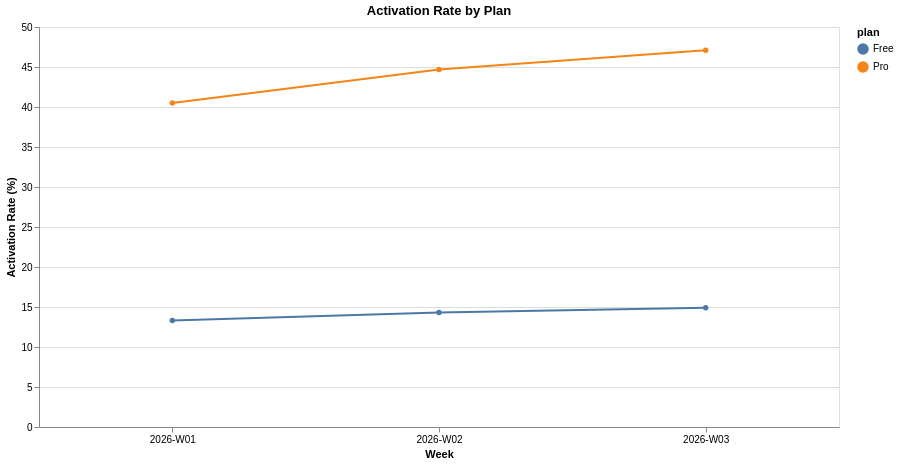

Vega-Lite specification stored for this chart:
### Vega-Lite specification from a JSON file in a GitHub repository (floating-point values rounded to 4 significant figures)
{"config": {"view": {"continuousWidth": 300, "continuousHeight": 300, "stroke": "#d9e2ec"}}, "data": {"name": "data-126740a285e29a448f6ff7f9b61c5c6f"}, "mark": {"type": "line", "point": true}, "encoding": {"color": {"field": "plan", "type": "nominal"}, "opacity": {"condition": {"param": "param_029f6f27ab98f4cc", "value": 1}, "value": 0.2}, "tooltip": [{"field": "week", "type": "nominal"}, {"field": "activation_rate", "type": "quantitative"}, {"field": "plan", "type": "nominal"}], "x": {"axis": {"labelAngle": 0}, "field": "week", "title": "Week", "type": "nominal"}, "y": {"field": "activation_rate", "title": "Activation Rate (%)", "type": "quantitative"}}, "height": 400, "params": [{"name": "param_029f6f27ab98f4cc", "select": {"type": "point", "fields": ["plan"]}, "bind": "legend"}], "title": "Activation Rate by Plan", "width": 800, "$schema": "https://vega.github.io/schema/vega-lite/v6.4.1.json", "datasets": {"data-126740a285e29a448f6ff7f9b61c5c6f": [{"week": "2026-W02", "plan": "Pro", "activation_rate": 44.7}, {"week": "2026-W01", "plan": "Pro", "activation_rate": 40.5}, {"week": "2026-W03", "plan": "Pro", "activation_rate": 47.1}, {"week": "2026-W02", "plan": "Free", "activation_rate": 14.3}, {"week": "2026-W01", "plan": "Free", "activation_rate": 13.3}, {"week": "2026-W03", "plan": "Free", "activation_rate": 14.9}]}}
